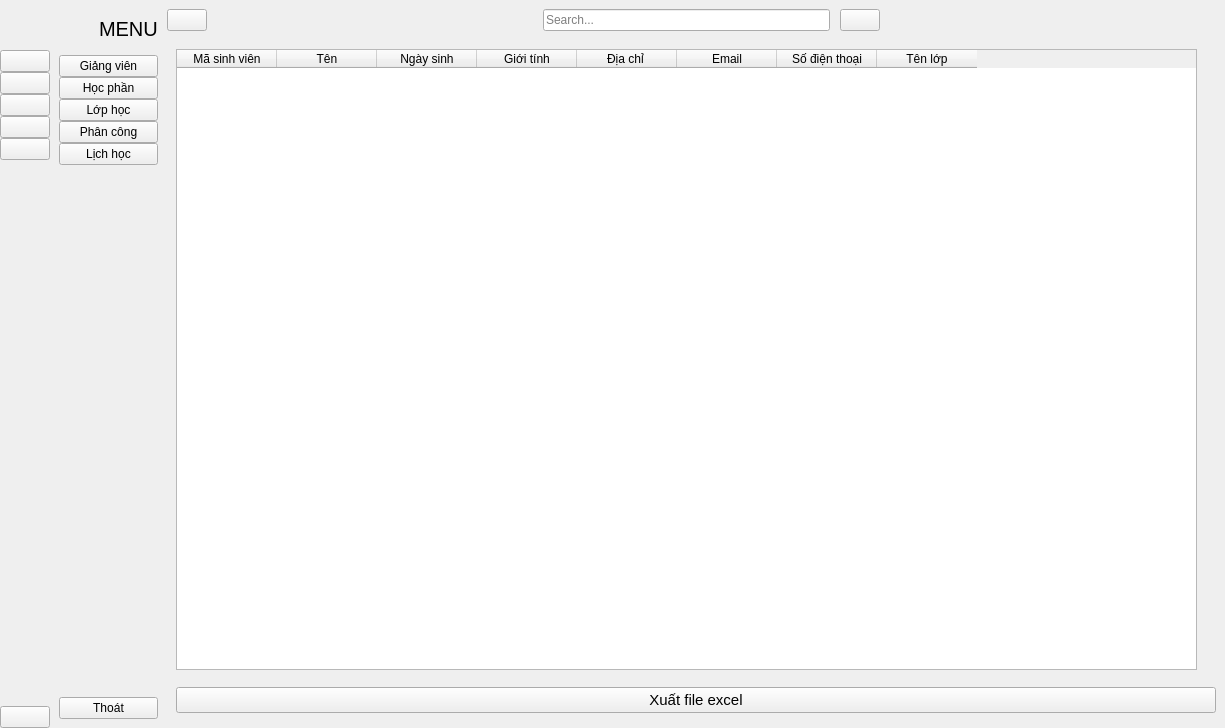
<?xml version="1.0" encoding="UTF-8"?>
<ui version="4.0">
 <class>MainWindow</class>
 <widget class="QMainWindow" name="MainWindow">
  <property name="geometry">
   <rect>
    <x>0</x>
    <y>0</y>
    <width>1225</width>
    <height>728</height>
   </rect>
  </property>
  <property name="windowTitle">
   <string>MainWindow</string>
  </property>
  <widget class="QWidget" name="centralwidget">
   <layout class="QGridLayout" name="gridLayout">
    <property name="leftMargin">
     <number>0</number>
    </property>
    <property name="topMargin">
     <number>0</number>
    </property>
    <property name="rightMargin">
     <number>0</number>
    </property>
    <property name="bottomMargin">
     <number>0</number>
    </property>
    <property name="spacing">
     <number>0</number>
    </property>
    <item row="0" column="0">
     <widget class="QWidget" name="icon_only_widget" native="true">
      <layout class="QVBoxLayout" name="verticalLayout_3">
       <property name="spacing">
        <number>0</number>
       </property>
       <property name="leftMargin">
        <number>0</number>
       </property>
       <property name="topMargin">
        <number>0</number>
       </property>
       <property name="rightMargin">
        <number>0</number>
       </property>
       <property name="bottomMargin">
        <number>0</number>
       </property>
       <item>
        <layout class="QHBoxLayout" name="horizontalLayout_3">
         <item>
          <widget class="QLabel" name="logo_label_1">
           <property name="minimumSize">
            <size>
             <width>50</width>
             <height>50</height>
            </size>
           </property>
           <property name="maximumSize">
            <size>
             <width>50</width>
             <height>50</height>
            </size>
           </property>
           <property name="text">
            <string/>
           </property>
           <property name="pixmap">
            <pixmap resource="resual.qrc">:/icon/logo.jpg</pixmap>
           </property>
           <property name="scaledContents">
            <bool>true</bool>
           </property>
          </widget>
         </item>
        </layout>
       </item>
       <item>
        <layout class="QVBoxLayout" name="verticalLayout">
         <property name="spacing">
          <number>0</number>
         </property>
         <item>
          <widget class="QPushButton" name="giangvien_btn1">
           <property name="text">
            <string/>
           </property>
           <property name="icon">
            <iconset resource="resual.qrc">
             <normaloff>:/icon/mu.png</normaloff>
             <normalon>:/icon/mu.png</normalon>:/icon/mu.png</iconset>
           </property>
           <property name="iconSize">
            <size>
             <width>20</width>
             <height>20</height>
            </size>
           </property>
           <property name="checkable">
            <bool>true</bool>
           </property>
           <property name="autoExclusive">
            <bool>true</bool>
           </property>
          </widget>
         </item>
         <item>
          <widget class="QPushButton" name="hocphan_btn1">
           <property name="text">
            <string/>
           </property>
           <property name="icon">
            <iconset resource="resual.qrc">
             <normaloff>:/icon/laptop.png</normaloff>
             <normalon>:/icon/laptop.png</normalon>:/icon/laptop.png</iconset>
           </property>
           <property name="iconSize">
            <size>
             <width>20</width>
             <height>20</height>
            </size>
           </property>
           <property name="checkable">
            <bool>true</bool>
           </property>
           <property name="autoExclusive">
            <bool>true</bool>
           </property>
          </widget>
         </item>
         <item>
          <widget class="QPushButton" name="lophoc_btn1">
           <property name="text">
            <string/>
           </property>
           <property name="icon">
            <iconset resource="resual.qrc">
             <normaloff>:/icon/phanconggiangday.png</normaloff>
             <normalon>:/icon/phanconggiangday.png</normalon>:/icon/phanconggiangday.png</iconset>
           </property>
           <property name="iconSize">
            <size>
             <width>20</width>
             <height>20</height>
            </size>
           </property>
           <property name="checkable">
            <bool>true</bool>
           </property>
           <property name="autoExclusive">
            <bool>true</bool>
           </property>
          </widget>
         </item>
         <item>
          <widget class="QPushButton" name="phancong_btn1">
           <property name="text">
            <string/>
           </property>
           <property name="icon">
            <iconset resource="resual.qrc">
             <normaloff>:/icon/amduong.png</normaloff>
             <normalon>:/icon/amduong.png</normalon>:/icon/amduong.png</iconset>
           </property>
           <property name="iconSize">
            <size>
             <width>20</width>
             <height>20</height>
            </size>
           </property>
           <property name="checkable">
            <bool>true</bool>
           </property>
           <property name="autoExclusive">
            <bool>true</bool>
           </property>
          </widget>
         </item>
         <item>
          <widget class="QPushButton" name="lichhoc_btn1">
           <property name="text">
            <string/>
           </property>
           <property name="icon">
            <iconset resource="resual.qrc">
             <normaloff>:/icon/lich.png</normaloff>
             <normalon>:/icon/lich.png</normalon>:/icon/lich.png</iconset>
           </property>
           <property name="iconSize">
            <size>
             <width>20</width>
             <height>20</height>
            </size>
           </property>
           <property name="checkable">
            <bool>true</bool>
           </property>
           <property name="autoExclusive">
            <bool>true</bool>
           </property>
          </widget>
         </item>
        </layout>
       </item>
       <item>
        <spacer name="verticalSpacer">
         <property name="orientation">
          <enum>Qt::Vertical</enum>
         </property>
         <property name="sizeHint" stdset="0">
          <size>
           <width>20</width>
           <height>375</height>
          </size>
         </property>
        </spacer>
       </item>
       <item>
        <widget class="QPushButton" name="exit_btn_1">
         <property name="text">
          <string/>
         </property>
         <property name="icon">
          <iconset resource="resual.qrc">
           <normaloff>:/icon/exit.png</normaloff>
           <normalon>:/icon/exit.png</normalon>:/icon/exit.png</iconset>
         </property>
         <property name="iconSize">
          <size>
           <width>20</width>
           <height>20</height>
          </size>
         </property>
        </widget>
       </item>
      </layout>
     </widget>
    </item>
    <item row="0" column="1">
     <widget class="QWidget" name="full_menu_widget" native="true">
      <layout class="QVBoxLayout" name="verticalLayout_4">
       <item>
        <layout class="QHBoxLayout" name="horizontalLayout_2">
         <property name="spacing">
          <number>0</number>
         </property>
         <item>
          <widget class="QLabel" name="logo_label_2">
           <property name="minimumSize">
            <size>
             <width>40</width>
             <height>40</height>
            </size>
           </property>
           <property name="maximumSize">
            <size>
             <width>40</width>
             <height>40</height>
            </size>
           </property>
           <property name="text">
            <string/>
           </property>
           <property name="pixmap">
            <pixmap resource="resual.qrc">:/icon/logo.jpg</pixmap>
           </property>
           <property name="scaledContents">
            <bool>true</bool>
           </property>
          </widget>
         </item>
         <item>
          <widget class="QLabel" name="logo_label_3">
           <property name="font">
            <font>
             <pointsize>15</pointsize>
            </font>
           </property>
           <property name="text">
            <string>MENU</string>
           </property>
          </widget>
         </item>
        </layout>
       </item>
       <item>
        <layout class="QVBoxLayout" name="verticalLayout_2">
         <property name="spacing">
          <number>0</number>
         </property>
         <item>
          <widget class="QPushButton" name="giangvien_btn2">
           <property name="text">
            <string>Giảng viên</string>
           </property>
           <property name="icon">
            <iconset>
             <normaloff>:/icon/icon/home-4-32.ico</normaloff>
             <normalon>:/icon/icon/home-4-48.ico</normalon>:/icon/icon/home-4-32.ico</iconset>
           </property>
           <property name="iconSize">
            <size>
             <width>14</width>
             <height>14</height>
            </size>
           </property>
           <property name="checkable">
            <bool>true</bool>
           </property>
           <property name="autoExclusive">
            <bool>true</bool>
           </property>
          </widget>
         </item>
         <item>
          <widget class="QPushButton" name="hocphan_btn2">
           <property name="text">
            <string>Học phần</string>
           </property>
           <property name="icon">
            <iconset>
             <normaloff>:/icon/icon/dashboard-5-32.ico</normaloff>
             <normalon>:/icon/icon/dashboard-5-48.ico</normalon>:/icon/icon/dashboard-5-32.ico</iconset>
           </property>
           <property name="iconSize">
            <size>
             <width>14</width>
             <height>14</height>
            </size>
           </property>
           <property name="checkable">
            <bool>true</bool>
           </property>
           <property name="autoExclusive">
            <bool>true</bool>
           </property>
          </widget>
         </item>
         <item>
          <widget class="QPushButton" name="lophoc_btn2">
           <property name="text">
            <string>Lớp học</string>
           </property>
           <property name="icon">
            <iconset>
             <normaloff>:/icon/icon/activity-feed-32.ico</normaloff>
             <normalon>:/icon/icon/activity-feed-48.ico</normalon>:/icon/icon/activity-feed-32.ico</iconset>
           </property>
           <property name="iconSize">
            <size>
             <width>14</width>
             <height>14</height>
            </size>
           </property>
           <property name="checkable">
            <bool>true</bool>
           </property>
           <property name="autoExclusive">
            <bool>true</bool>
           </property>
          </widget>
         </item>
         <item>
          <widget class="QPushButton" name="phancong_btn2">
           <property name="text">
            <string>Phân công</string>
           </property>
           <property name="icon">
            <iconset>
             <normaloff>:/icon/icon/product-32.ico</normaloff>
             <normalon>:/icon/icon/product-48.ico</normalon>:/icon/icon/product-32.ico</iconset>
           </property>
           <property name="iconSize">
            <size>
             <width>14</width>
             <height>14</height>
            </size>
           </property>
           <property name="checkable">
            <bool>true</bool>
           </property>
           <property name="autoExclusive">
            <bool>true</bool>
           </property>
          </widget>
         </item>
         <item>
          <widget class="QPushButton" name="lichhoc_btn2">
           <property name="text">
            <string>Lịch học</string>
           </property>
           <property name="icon">
            <iconset>
             <normaloff>:/icon/icon/group-32.ico</normaloff>
             <normalon>:/icon/icon/group-48.ico</normalon>:/icon/icon/group-32.ico</iconset>
           </property>
           <property name="iconSize">
            <size>
             <width>14</width>
             <height>14</height>
            </size>
           </property>
           <property name="checkable">
            <bool>true</bool>
           </property>
           <property name="autoExclusive">
            <bool>true</bool>
           </property>
          </widget>
         </item>
        </layout>
       </item>
       <item>
        <spacer name="verticalSpacer_2">
         <property name="orientation">
          <enum>Qt::Vertical</enum>
         </property>
         <property name="sizeHint" stdset="0">
          <size>
           <width>20</width>
           <height>373</height>
          </size>
         </property>
        </spacer>
       </item>
       <item>
        <widget class="QPushButton" name="exit_btn_2">
         <property name="text">
          <string>Thoát</string>
         </property>
         <property name="icon">
          <iconset resource="resual.qrc">
           <normaloff>:/icon/exit.png</normaloff>
           <normalon>:/icon/exit.png</normalon>:/icon/exit.png</iconset>
         </property>
         <property name="iconSize">
          <size>
           <width>14</width>
           <height>14</height>
          </size>
         </property>
        </widget>
       </item>
      </layout>
     </widget>
    </item>
    <item row="0" column="2">
     <widget class="QWidget" name="widget_3" native="true">
      <layout class="QVBoxLayout" name="verticalLayout_5">
       <property name="spacing">
        <number>0</number>
       </property>
       <property name="leftMargin">
        <number>0</number>
       </property>
       <property name="topMargin">
        <number>0</number>
       </property>
       <property name="rightMargin">
        <number>0</number>
       </property>
       <property name="bottomMargin">
        <number>0</number>
       </property>
       <item>
        <widget class="QWidget" name="widget" native="true">
         <property name="minimumSize">
          <size>
           <width>0</width>
           <height>40</height>
          </size>
         </property>
         <layout class="QHBoxLayout" name="horizontalLayout_4">
          <property name="spacing">
           <number>0</number>
          </property>
          <property name="leftMargin">
           <number>0</number>
          </property>
          <property name="topMargin">
           <number>0</number>
          </property>
          <property name="rightMargin">
           <number>9</number>
          </property>
          <property name="bottomMargin">
           <number>0</number>
          </property>
          <item>
           <widget class="QPushButton" name="menu_btn">
            <property name="text">
             <string/>
            </property>
            <property name="icon">
             <iconset resource="resual.qrc">
              <normaloff>:/icon/menu.png</normaloff>
              <normalon>:/icon/menu.png</normalon>:/icon/menu.png</iconset>
            </property>
            <property name="iconSize">
             <size>
              <width>14</width>
              <height>14</height>
             </size>
            </property>
            <property name="checkable">
             <bool>true</bool>
            </property>
           </widget>
          </item>
          <item>
           <spacer name="horizontalSpacer">
            <property name="orientation">
             <enum>Qt::Horizontal</enum>
            </property>
            <property name="sizeHint" stdset="0">
             <size>
              <width>236</width>
              <height>20</height>
             </size>
            </property>
           </spacer>
          </item>
          <item>
           <layout class="QHBoxLayout" name="horizontalLayout">
            <property name="spacing">
             <number>10</number>
            </property>
            <item>
             <widget class="QLineEdit" name="search_input">
              <property name="placeholderText">
               <string>Search...</string>
              </property>
             </widget>
            </item>
            <item>
             <widget class="QPushButton" name="search_btn">
              <property name="text">
               <string/>
              </property>
              <property name="icon">
               <iconset resource="resual.qrc">
                <normaloff>:/icon/timkiem.png</normaloff>
                <normalon>:/icon/timkiem.png</normalon>:/icon/timkiem.png</iconset>
              </property>
             </widget>
            </item>
           </layout>
          </item>
          <item>
           <spacer name="horizontalSpacer_2">
            <property name="orientation">
             <enum>Qt::Horizontal</enum>
            </property>
            <property name="sizeHint" stdset="0">
             <size>
              <width>236</width>
              <height>20</height>
             </size>
            </property>
           </spacer>
          </item>
         </layout>
        </widget>
       </item>
       <item>
        <widget class="QStackedWidget" name="stackedWidget">
         <property name="currentIndex">
          <number>5</number>
         </property>
         <widget class="QWidget" name="page">
          <layout class="QGridLayout" name="gridLayout_2">
           <item row="0" column="0">
            <widget class="QLabel" name="label_4">
             <property name="font">
              <font>
               <pointsize>20</pointsize>
              </font>
             </property>
             <property name="text">
              <string>Home Page</string>
             </property>
             <property name="alignment">
              <set>Qt::AlignCenter</set>
             </property>
            </widget>
           </item>
          </layout>
         </widget>
         <widget class="QWidget" name="page_2">
          <layout class="QGridLayout" name="gridLayout_3">
           <item row="0" column="0">
            <widget class="QLabel" name="label_5">
             <property name="font">
              <font>
               <pointsize>20</pointsize>
              </font>
             </property>
             <property name="text">
              <string>Dashboard Page</string>
             </property>
             <property name="alignment">
              <set>Qt::AlignCenter</set>
             </property>
            </widget>
           </item>
          </layout>
         </widget>
         <widget class="QWidget" name="page_3">
          <layout class="QGridLayout" name="gridLayout_4">
           <item row="0" column="0">
            <widget class="QLabel" name="label_6">
             <property name="font">
              <font>
               <pointsize>20</pointsize>
              </font>
             </property>
             <property name="text">
              <string>Orders Page</string>
             </property>
             <property name="alignment">
              <set>Qt::AlignCenter</set>
             </property>
            </widget>
           </item>
          </layout>
         </widget>
         <widget class="QWidget" name="page_4">
          <layout class="QGridLayout" name="gridLayout_5">
           <item row="0" column="0">
            <widget class="QLabel" name="label_7">
             <property name="font">
              <font>
               <pointsize>20</pointsize>
              </font>
             </property>
             <property name="text">
              <string>Product Page</string>
             </property>
             <property name="alignment">
              <set>Qt::AlignCenter</set>
             </property>
            </widget>
           </item>
          </layout>
         </widget>
         <widget class="QWidget" name="page_5">
          <layout class="QGridLayout" name="gridLayout_6">
           <item row="0" column="0">
            <widget class="QLabel" name="label_8">
             <property name="font">
              <font>
               <pointsize>20</pointsize>
              </font>
             </property>
             <property name="text">
              <string>Customers Page</string>
             </property>
             <property name="alignment">
              <set>Qt::AlignCenter</set>
             </property>
            </widget>
           </item>
          </layout>
         </widget>
         <widget class="QWidget" name="page_6">
          <layout class="QGridLayout" name="gridLayout_7">
           <item row="0" column="0">
            <widget class="QStackedWidget" name="stackedWidget_2">
             <property name="currentIndex">
              <number>0</number>
             </property>
             <widget class="QWidget" name="page_8">
              <widget class="QTableWidget" name="tableWidget">
               <property name="geometry">
                <rect>
                 <x>0</x>
                 <y>0</y>
                 <width>1021</width>
                 <height>621</height>
                </rect>
               </property>
               <column>
                <property name="text">
                 <string>Mã sinh viên</string>
                </property>
               </column>
               <column>
                <property name="text">
                 <string>Tên</string>
                </property>
               </column>
               <column>
                <property name="text">
                 <string>Ngày sinh</string>
                </property>
               </column>
               <column>
                <property name="text">
                 <string>Giới tính</string>
                </property>
               </column>
               <column>
                <property name="text">
                 <string>Địa chỉ </string>
                </property>
               </column>
               <column>
                <property name="text">
                 <string>Email</string>
                </property>
               </column>
               <column>
                <property name="text">
                 <string>Số điện thoại</string>
                </property>
               </column>
               <column>
                <property name="text">
                 <string>Tên lớp</string>
                </property>
               </column>
              </widget>
             </widget>
            </widget>
           </item>
           <item row="2" column="0">
            <widget class="QWidget" name="widget_2" native="true"/>
           </item>
           <item row="1" column="0">
            <widget class="QPushButton" name="btn_xuat">
             <property name="font">
              <font>
               <pointsize>11</pointsize>
              </font>
             </property>
             <property name="text">
              <string>Xuất file excel</string>
             </property>
            </widget>
           </item>
          </layout>
         </widget>
         <widget class="QWidget" name="page_7">
          <layout class="QGridLayout" name="gridLayout_8">
           <item row="0" column="0">
            <widget class="QLabel" name="label_10">
             <property name="font">
              <font>
               <pointsize>20</pointsize>
              </font>
             </property>
             <property name="text">
              <string>User Page</string>
             </property>
             <property name="alignment">
              <set>Qt::AlignCenter</set>
             </property>
            </widget>
           </item>
          </layout>
         </widget>
        </widget>
       </item>
      </layout>
     </widget>
    </item>
   </layout>
  </widget>
 </widget>
 <resources>
  <include location="resual.qrc"/>
 </resources>
 <connections>
  <connection>
   <sender>menu_btn</sender>
   <signal>toggled(bool)</signal>
   <receiver>icon_only_widget</receiver>
   <slot>setVisible(bool)</slot>
   <hints>
    <hint type="sourcelabel">
     <x>197</x>
     <y>23</y>
    </hint>
    <hint type="destinationlabel">
     <x>50</x>
     <y>362</y>
    </hint>
   </hints>
  </connection>
  <connection>
   <sender>menu_btn</sender>
   <signal>toggled(bool)</signal>
   <receiver>full_menu_widget</receiver>
   <slot>setHidden(bool)</slot>
   <hints>
    <hint type="sourcelabel">
     <x>188</x>
     <y>25</y>
    </hint>
    <hint type="destinationlabel">
     <x>173</x>
     <y>257</y>
    </hint>
   </hints>
  </connection>
  <connection>
   <sender>giangvien_btn1</sender>
   <signal>toggled(bool)</signal>
   <receiver>giangvien_btn2</receiver>
   <slot>setChecked(bool)</slot>
   <hints>
    <hint type="sourcelabel">
     <x>27</x>
     <y>69</y>
    </hint>
    <hint type="destinationlabel">
     <x>72</x>
     <y>76</y>
    </hint>
   </hints>
  </connection>
  <connection>
   <sender>hocphan_btn1</sender>
   <signal>toggled(bool)</signal>
   <receiver>hocphan_btn2</receiver>
   <slot>setChecked(bool)</slot>
   <hints>
    <hint type="sourcelabel">
     <x>33</x>
     <y>100</y>
    </hint>
    <hint type="destinationlabel">
     <x>67</x>
     <y>99</y>
    </hint>
   </hints>
  </connection>
  <connection>
   <sender>lophoc_btn1</sender>
   <signal>toggled(bool)</signal>
   <receiver>lophoc_btn2</receiver>
   <slot>setChecked(bool)</slot>
   <hints>
    <hint type="sourcelabel">
     <x>33</x>
     <y>123</y>
    </hint>
    <hint type="destinationlabel">
     <x>69</x>
     <y>125</y>
    </hint>
   </hints>
  </connection>
  <connection>
   <sender>phancong_btn1</sender>
   <signal>toggled(bool)</signal>
   <receiver>phancong_btn2</receiver>
   <slot>setChecked(bool)</slot>
   <hints>
    <hint type="sourcelabel">
     <x>24</x>
     <y>148</y>
    </hint>
    <hint type="destinationlabel">
     <x>72</x>
     <y>148</y>
    </hint>
   </hints>
  </connection>
  <connection>
   <sender>lichhoc_btn1</sender>
   <signal>toggled(bool)</signal>
   <receiver>lichhoc_btn2</receiver>
   <slot>setChecked(bool)</slot>
   <hints>
    <hint type="sourcelabel">
     <x>33</x>
     <y>177</y>
    </hint>
    <hint type="destinationlabel">
     <x>67</x>
     <y>172</y>
    </hint>
   </hints>
  </connection>
  <connection>
   <sender>giangvien_btn2</sender>
   <signal>toggled(bool)</signal>
   <receiver>giangvien_btn1</receiver>
   <slot>setChecked(bool)</slot>
   <hints>
    <hint type="sourcelabel">
     <x>70</x>
     <y>63</y>
    </hint>
    <hint type="destinationlabel">
     <x>41</x>
     <y>60</y>
    </hint>
   </hints>
  </connection>
  <connection>
   <sender>hocphan_btn2</sender>
   <signal>toggled(bool)</signal>
   <receiver>hocphan_btn1</receiver>
   <slot>setChecked(bool)</slot>
   <hints>
    <hint type="sourcelabel">
     <x>160</x>
     <y>99</y>
    </hint>
    <hint type="destinationlabel">
     <x>26</x>
     <y>90</y>
    </hint>
   </hints>
  </connection>
  <connection>
   <sender>lophoc_btn2</sender>
   <signal>toggled(bool)</signal>
   <receiver>lophoc_btn1</receiver>
   <slot>setChecked(bool)</slot>
   <hints>
    <hint type="sourcelabel">
     <x>143</x>
     <y>112</y>
    </hint>
    <hint type="destinationlabel">
     <x>39</x>
     <y>114</y>
    </hint>
   </hints>
  </connection>
  <connection>
   <sender>phancong_btn2</sender>
   <signal>toggled(bool)</signal>
   <receiver>phancong_btn1</receiver>
   <slot>setChecked(bool)</slot>
   <hints>
    <hint type="sourcelabel">
     <x>162</x>
     <y>142</y>
    </hint>
    <hint type="destinationlabel">
     <x>43</x>
     <y>144</y>
    </hint>
   </hints>
  </connection>
  <connection>
   <sender>lichhoc_btn2</sender>
   <signal>toggled(bool)</signal>
   <receiver>lichhoc_btn1</receiver>
   <slot>setChecked(bool)</slot>
   <hints>
    <hint type="sourcelabel">
     <x>162</x>
     <y>163</y>
    </hint>
    <hint type="destinationlabel">
     <x>39</x>
     <y>184</y>
    </hint>
   </hints>
  </connection>
  <connection>
   <sender>exit_btn_2</sender>
   <signal>clicked()</signal>
   <receiver>MainWindow</receiver>
   <slot>close()</slot>
   <hints>
    <hint type="sourcelabel">
     <x>126</x>
     <y>584</y>
    </hint>
    <hint type="destinationlabel">
     <x>284</x>
     <y>606</y>
    </hint>
   </hints>
  </connection>
  <connection>
   <sender>exit_btn_1</sender>
   <signal>clicked()</signal>
   <receiver>MainWindow</receiver>
   <slot>close()</slot>
   <hints>
    <hint type="sourcelabel">
     <x>34</x>
     <y>592</y>
    </hint>
    <hint type="destinationlabel">
     <x>47</x>
     <y>626</y>
    </hint>
   </hints>
  </connection>
 </connections>
</ui>
